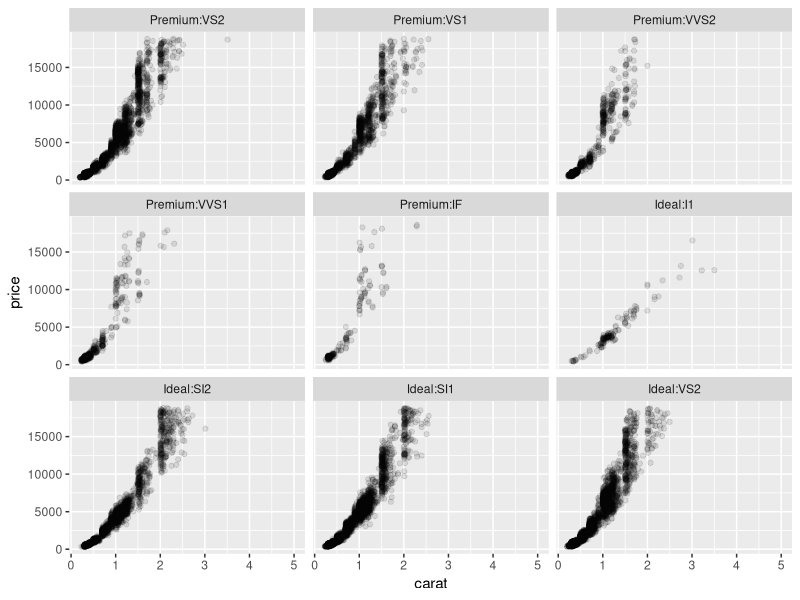

Here is the R script that generated this plot:
library(ggforce)


### Name: facet_wrap_paginate
### Title: Split facet_wrap over multiple plots
### Aliases: facet_wrap_paginate

### ** Examples

ggplot(diamonds) +
    geom_point(aes(carat, price), alpha = 0.1) +
    facet_wrap_paginate(~ cut:clarity, ncol = 3, nrow = 3, page = 4)
